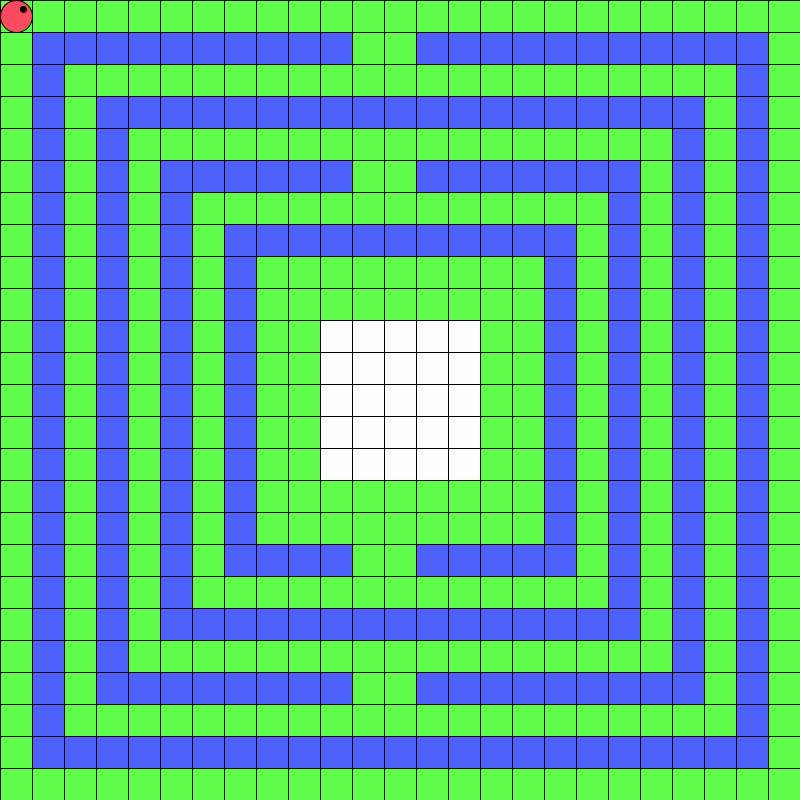
Frame 1 (no input)
Frame 60 (the mouse pressed at the canvas centre just before this capture): identical to frame 1, image omitted
Frame 120 (the mouse held since frame 60 and released just before this capture): identical to frame 1, image omitted

The Processing sketch that drew this single still picture (run headless with seeded random() and noise(); from frame 60 on, the mouse is pressed at the canvas centre):

// Processing sketch: prova2
// ── prova2.pde
int[][] tabuleiro;
int tilesX;
int tilesY;
int tileSize;

int px;
int py;
int direction;

color paredes;
color vazio;
color pacmanColor;
color vitoria;

boolean fim;

void setup(){
  size(800,800);
  colorMode(HSB,360,100,100);
  tileSize = 32;
  tilesX = width/tileSize;
  tilesY = height/tileSize;

  paredes = color(int(random(0,361)),int(random(60,101)),int(random(70,101)));
  vazio = color(hue(paredes) - 120,saturation(paredes),brightness(paredes));
  pacmanColor = color(hue(paredes) + 120,saturation(paredes),brightness(paredes));
  vitoria = color(70,0,brightness(paredes));

  criar();
  direction = 0;
  px = 0;
  py = 0;
  fim = false;
}

void draw(){
  if(fim){
    background(0);
    textSize(52);
    colorMode(RGB,255,255,255);
    fill(255);
    text("FIM DE JOGO", width/2 - textWidth("FIM DE JOGO")/2, height/2 - 52/2 );
    colorMode(HSB,360,100,100);
  }
  else{
    desenhar();
    desenharPacman(direction);
  }
}

// Define uma matriz de Zeros e Uns
void criar(){
  tabuleiro = new int[tilesY][tilesX];
  criarPadrao();
}

void desenharPacman(int direction){
  fill(pacmanColor);
  ellipseMode(CORNER);
  switch (direction){
    case 0:
      circle(px*tileSize,py*tileSize,tileSize);
      fill(0);
      circle(px*tileSize +20,py*tileSize + tileSize/2 - 10,tileSize/5);
      break;
    case 1:
      circle(px*tileSize,py*tileSize,tileSize);
      fill(0);
      circle(px*tileSize +5,py*tileSize + tileSize/2 - 10,tileSize/5);
      break;
    case 2:
      circle(px*tileSize,py*tileSize,tileSize);
      fill(0);
      circle(px*tileSize + tileSize/2,py*tileSize + tileSize/5,tileSize/5);
      break;
    case 3:
      circle(px*tileSize,py*tileSize,tileSize);
      fill(0);
      circle(px*tileSize + tileSize/2 ,py*tileSize + tileSize/2,tileSize/5);
      break;
  }
  ellipseMode(CENTER);
}

// Percorre a matriz criada em criar e desenha os elementos na tela
void desenhar(){
  background(0);
  for (int y = 0; y < tabuleiro.length; y++){
    for (int x = 0; x < tabuleiro[y].length; x++){
      if(tabuleiro[y][x] == 1){
        fill(paredes);
      }
      if(tabuleiro[y][x] == 0){
        fill(vazio);
      }
      if(tabuleiro[y][x] == 2){
        fill(vitoria);
      }
      rect(x * tileSize, y * tileSize, tileSize, tileSize);
    }
  }
}

void criarPadrao(){
  for (int y = 0; y < tabuleiro.length; y++){
    for (int x = 0; x < tabuleiro[y].length; x++){
      tabuleiro[y][x] = 0;
      quadrado(x,y,7,false);
      quadrado(x,y,5,true);
      quadrado(x,y,3,false);
      quadrado(x,y,1,true);
    }
  }
}

void quadrado(int x, int y, int location, boolean invert){
  if(y == location || y == tilesY - (location + 1) || x == location || x == tilesX - (location + 1)){
    if (y <= location - 1 && x >= location && x <= tilesX - location){
      tabuleiro[y][x] = 0;
      return;
    }
    if (y >= tilesY - location && x >= location && x <= tilesX - location){
      tabuleiro[y][x] = 0;
      return;
    }
    if (x <= location - 1 && y >= location && y <= tilesY - location){
      tabuleiro[y][x] = 0;
      return;
    }
    if (x >= tilesX - location && y >= location && y <= tilesY - location){
      tabuleiro[y][x] = 0;
      return;
    }
    if(!invert){
        // Abertura Inferior
        if (y == tilesY - (location + 1) && x == tilesX/2 - 1 || y == tilesY - (location + 1) && x == tilesX/2){
          tabuleiro[y][x] = 0;
          return;
        }
        tabuleiro[y][x] = 1;
    }
    else{
        // Abertura Superior
        if (y == location && x == tilesX/2 - 1 || y == location && x == tilesX/2){
          tabuleiro[y][x] = 0;
          return;
        }
        tabuleiro[y][x] = 1;
    }
  }
  else if ( x >= tilesX/2 - 2 && x <= tilesX/2 + 2){
    if (y >= tilesY/2 - 2 && y <= tilesY/2 +2){
      tabuleiro[y][x] = 2;
    }
  }
}

void keyPressed(){
  if (key == 'd' && px+1 < tilesX && tabuleiro[py][px+1] != 1 ){
    px += 1;
    direction = 0;
  }
  else if (key == 'a'&& px-1 >= 0 && tabuleiro[py][px-1] != 1){
    px -= 1;
    direction = 1;
  }
  else if (key == 'w'&& py-1 >= 0 && tabuleiro[py-1][px] != 1){
    py -= 1;
    direction = 2;
  }
  else if (key == 's'&& py+1 < tilesY && tabuleiro[py+1][px] != 1){
    py += 1;
    direction = 3;
  }
  fim(px,py);
}

void fim(int x, int y){
  if (tabuleiro[y][x] == 2){
    fim = true;
  }
}
